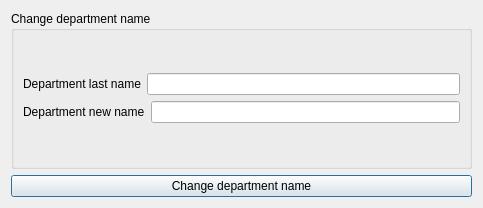
<?xml version="1.0" encoding="UTF-8"?>
<ui version="4.0">
 <class>change_department_name</class>
 <widget class="QDialog" name="change_department_name">
  <property name="geometry">
   <rect>
    <x>0</x>
    <y>0</y>
    <width>483</width>
    <height>208</height>
   </rect>
  </property>
  <property name="windowTitle">
   <string>Dialog</string>
  </property>
  <layout class="QVBoxLayout" name="verticalLayout_4">
   <item>
    <widget class="QGroupBox" name="groupBox">
     <property name="title">
      <string>Change department name</string>
     </property>
     <layout class="QVBoxLayout" name="verticalLayout_3">
      <item>
       <layout class="QVBoxLayout" name="verticalLayout">
        <item>
         <layout class="QHBoxLayout" name="horizontalLayout_2">
          <item>
           <widget class="QLabel" name="label_2">
            <property name="text">
             <string>Department last name</string>
            </property>
           </widget>
          </item>
          <item>
           <widget class="QLineEdit" name="departmentLastName"/>
          </item>
         </layout>
        </item>
        <item>
         <layout class="QHBoxLayout" name="horizontalLayout_3">
          <item>
           <widget class="QLabel" name="label_3">
            <property name="text">
             <string>Department new name</string>
            </property>
           </widget>
          </item>
          <item>
           <widget class="QLineEdit" name="departmentNewName"/>
          </item>
         </layout>
        </item>
       </layout>
      </item>
     </layout>
    </widget>
   </item>
   <item>
    <widget class="QPushButton" name="pushButton">
     <property name="text">
      <string>Change department name</string>
     </property>
    </widget>
   </item>
  </layout>
 </widget>
 <resources/>
 <connections/>
</ui>
